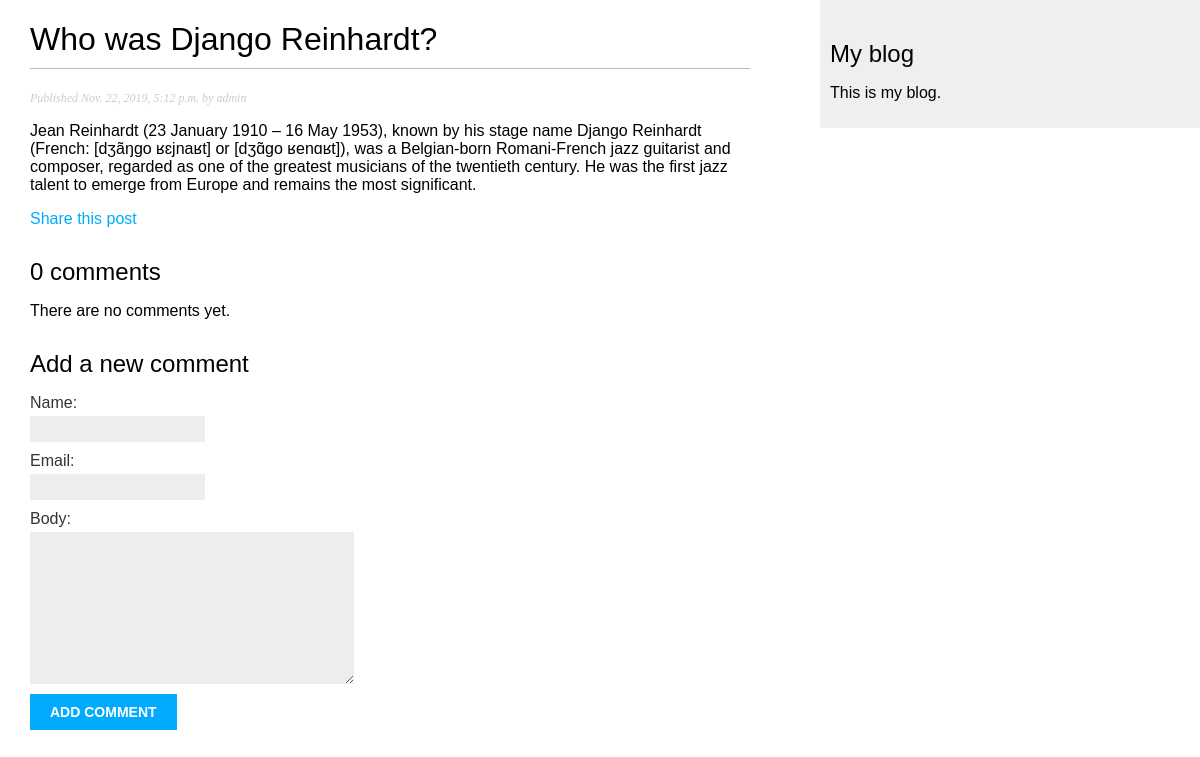
The page /blog/2019/11/22/who-was-django-reinhardt/ on the database its author committed.
### blog/models.py (models this page shows, shortened)
class Post(models.Model):
    STATUS_CHOICES = (
        ('draft', 'Draft'),
        ('published', 'Published'),
    )
    title = models.CharField(max_length=250)
    slug = models.SlugField(max_length=250, unique_for_date='publish')
    author = models.ForeignKey(User, on_delete=models.CASCADE, related_name='blog_posts')
    body = models.TextField()
    publish = models.DateTimeField(default=timezone.now)
    created = models.DateTimeField(auto_now_add=True)
    updated = models.DateTimeField(auto_now=True)
    status = models.CharField(max_length=10, choices=STATUS_CHOICES, default='draft')
    objects = models.Manager()          # The default manager
    published = PublishedManager()      # Our custom manager
    class Meta:
        ordering = ('-publish',)

### blog/views.py (the view)
# urls.py: path('<int:year>/<int:month>/<int:day>/<slug:post>/', views.post_detail, name='post_detail'),
def post_detail(request, year, month, day, post):
    post = get_object_or_404(Post, slug=post, status='published', publish__year=year, publish__month=month, publish__day=day)
    comments = post.comments.filter(active=True)
    new_comment = None
    if request.method == 'POST':
        comment_form = CommentForm(data=request.POST)
        if comment_form.is_valid():
            new_comment = comment_form.save(commit=False)
            new_comment.post = post
            new_comment.save()
    else:
        comment_form = CommentForm()
    return render(request,
                  'blog/post/detail.html',
                  {'post': post,
                   'comments': comments,
                   'new_comment': new_comment,
                   'comment_form': comment_form})

### blog/forms.py
class CommentForm(forms.ModelForm):
    class Meta:
        model = Comment
        fields = ('name', 'email', 'body')

### blog/templates/blog/post/detail.html (shortened to what this page needs)
{% extends 'blog/base.html' %}
{% block content %}
<h1>{{ post.title }}</h1>
<p class="date">
  Published {{ post.publish }} by {{ post.author }}
</p>
{{ post.body|linebreaks }}
<p>
  <a href="{% url "blog:post_share" post.id %}">Share this post</a>
</p>
{% with comments.count as total_comments %}
  <h2>
    {{ total_comments }} comment{{ total_comments|pluralize }}
  </h2>
{% endwith %}
{% for comment in comments %}
  <div class="comment">
    <p class="info">
      Comment {{ forloop.counter }} by {{ comment.name }}
      {{ comment.created }}
    </p>
    {{ comment.body|linebreaks }}
  </div>
{% empty %}
  <p>There are no comments yet.</p>
{% endfor %}
{% if new_comment %}
  <h2>Your comment has been added.</h2>
{% else %}
  <h2>Add a new comment</h2>
  <form action="." method="post">
    {{ comment_form.as_p }}
    <p><input type="submit" value="Add comment"></p>
  </form>
{% endif %}
{% endblock content %}

### blog/static/css/blog.css (style rules this page uses)
body { margin:0; padding:0; font-family:helvetica, sans-serif; }
a { color:#00abff; text-decoration:none; }
h1 { font-weight:normal; border-bottom:1px solid #bbb; padding:0 0 10px 0; }
h2 { font-weight:normal; margin:30px 0 0; }
p.date { color:#ccc; font-family: georgia, serif; font-size: 12px; font-style: italic; }
label { float:left; clear:both; color:#333; margin-bottom:4px; }
input, textarea { clear:both; float:left; margin:0 0 10px; background:#ededed; border:0; padding:6px 10px; font-size:12px; }
input[type=submit] { font-weight:bold; background:#00abff; color:#fff; padding:10px 20px; font-size:14px; text-transform:uppercase; }

### rows shown on the page
Post: title "Who was Django Reinhardt?", publish "Nov. 22, 2019, 5:12 p.m.", author "admin", body "Jean Reinhardt (23 January 1910 – 16 May 1953), known by his stage name Django Reinhardt (French: [dʒãŋɡo ʁɛjnaʁt] or [dʒɑ̃ɡo ʁenɑʁt]), was a Belgian-born Romani-French jazz guitarist and composer, regarded as one of the greatest musicians of the twentieth century. He was the first jazz talent to emerge from Europe and remains the most significant."

### other values the page prints
{{ total_comments }} "0"
